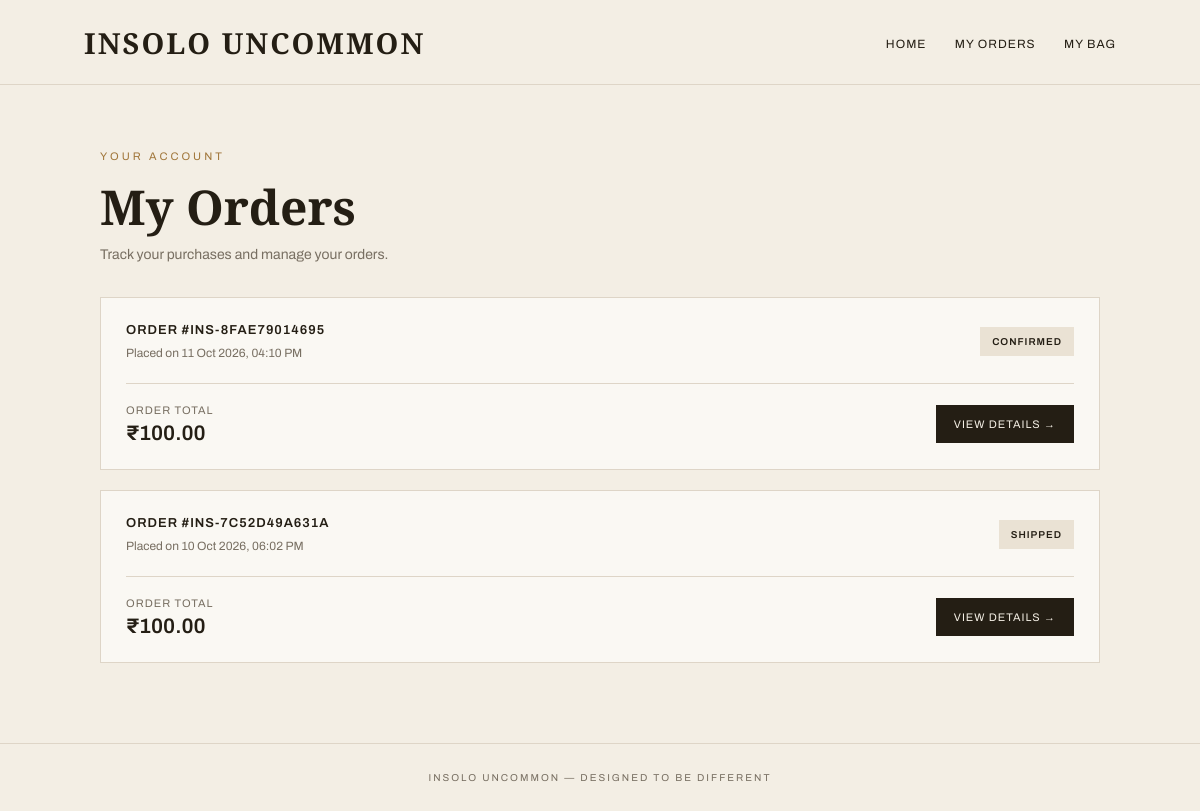
Page /my-orders/ (signed in) on the earlier database version.
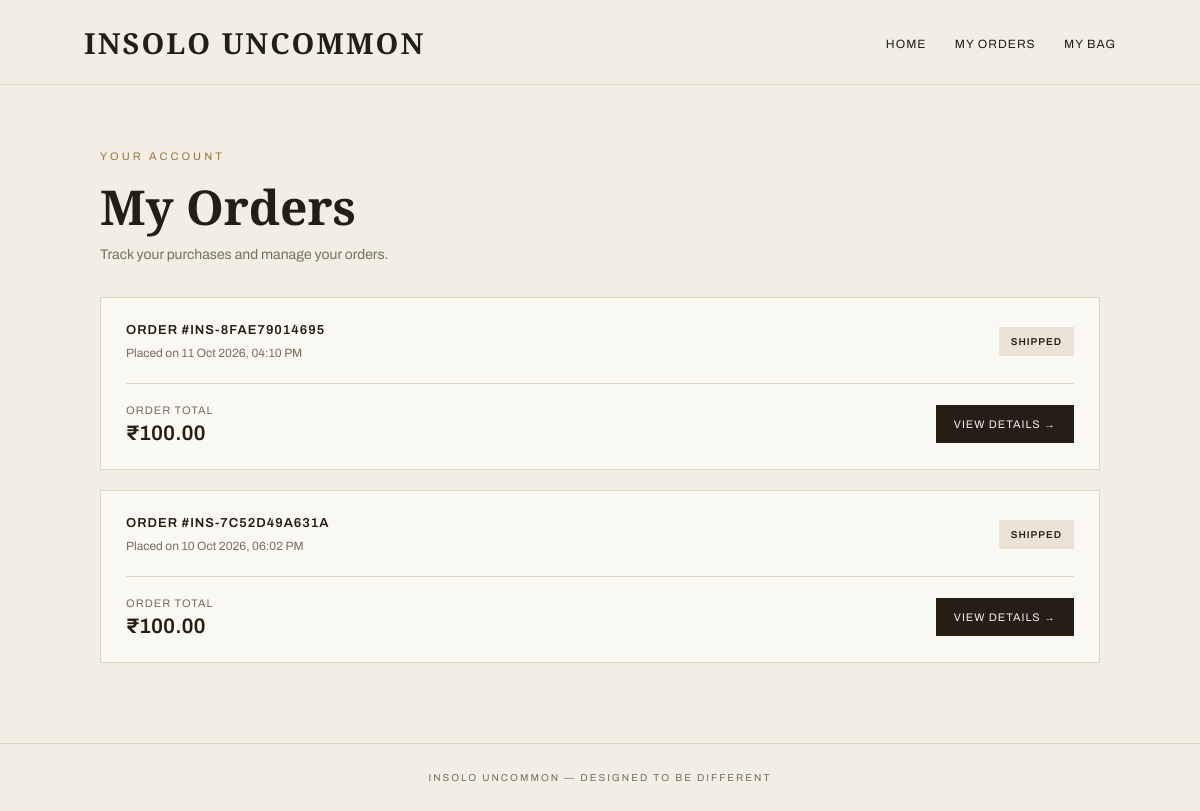
Same page on the later database version.
### customer/models.py (models this page shows, shortened)
class Order(models.Model):
    STATUS_CHOICES = [
        ("PENDING", "Pending"),
        ("CONFIRMED", "Confirmed"),
        ("SHIPPED", "Shipped"),
        ("DELIVERED", "Delivered"),
        ("CANCELLED", "Cancelled"),
    ]
    customer = models.ForeignKey(
        Customer,
        on_delete=models.CASCADE,
        related_name="orders",
    )
    order_number = models.CharField(max_length=30, unique=True)
    total_amount = models.DecimalField(max_digits=10, decimal_places=2)
    status = models.CharField(
        max_length=20,
        choices=STATUS_CHOICES,
        default="PENDING",
    )
    shipping_address = models.TextField()
    created_at = models.DateTimeField(auto_now_add=True)
    updated_at = models.DateTimeField(auto_now=True)

### customer/views.py (the view)
# urls.py: path("my-orders/", views.my_orders, name="my_orders"),
def my_orders(request):
    customer = get_logged_in_customer(request)
    if not customer:
        return redirect("login")
    orders = (
        Order.objects
        .filter(customer=customer)
        .prefetch_related("items__product")
        .order_by("-created_at")
    )
    return render(request, "customer/my_orders.html", {
        "customer": customer,
        "orders": orders,
    })

### customer/views.py (called while the page is built)
def get_logged_in_customer(request):
    customer_id = request.session.get("customer_id")
    if not customer_id:
        return None
    return Customer.objects.filter(id=customer_id).first()

### templates/customer/my_orders.html (shortened to what this page needs)
<!DOCTYPE html>
<html lang="en">
<head>
</head>
<body>
<header>
    <a href="{% url 'customer_home' %}" class="brand">
        INSOLO UNCOMMON
    </a>
    <nav>
        <a href="{% url 'customer_home' %}">HOME</a>
        <a href="{% url 'my_orders' %}">MY ORDERS</a>
        <a href="{% url 'bag_view' %}">MY BAG</a>
    </nav>
</header>
<main class="container">
    <p class="eyebrow">YOUR ACCOUNT</p>
    <h1>My Orders</h1>
    <p class="subtitle">
        Track your purchases and manage your orders.
    </p>
    {% for order in orders %}
        <article class="order-card">
            <div class="order-header">
                <div>
                    <div class="order-number">
                        ORDER #{{ order.order_number }}
                    </div>
                    <div class="order-date">
                        Placed on {{ order.created_at|date:"d M Y, h:i A" }}
                    </div>
                </div>
                <span class="status
                    ">
                    {{ order.get_status_display|upper }}
                </span>
            </div>
            <div class="order-footer">
                <div>
                    <p class="total-label">ORDER TOTAL</p>
                    <p class="total">
                        ₹{{ order.total_amount|floatformat:2 }}
                    </p>
                </div>
                <div class="actions">
                    <a href="{% url 'order_detail' order.order_number %}"
                       class="button view-button">
                        VIEW DETAILS →
                    </a>
                </div>
            </div>
        </article>
    {% endfor %}
</main>
<footer>
    INSOLO UNCOMMON &mdash; DESIGNED TO BE DIFFERENT
</footer>
</body>
</html>

Differences in the rows shown:
changed Order "INS-8FAE79014695": status "CONFIRMED" → "SHIPPED"
